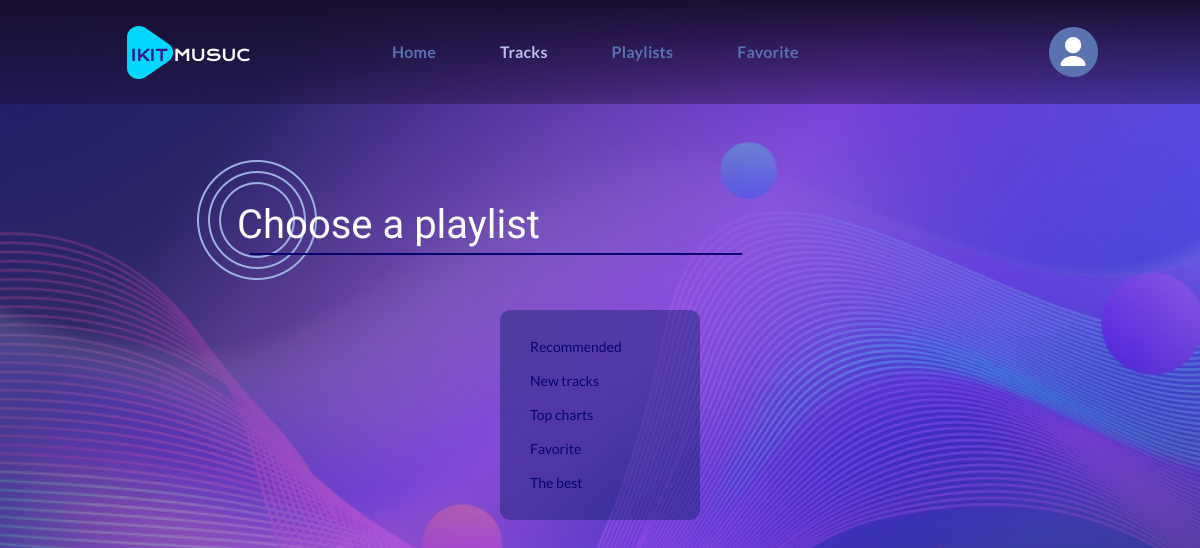
The app's page /add_track/2, older data.
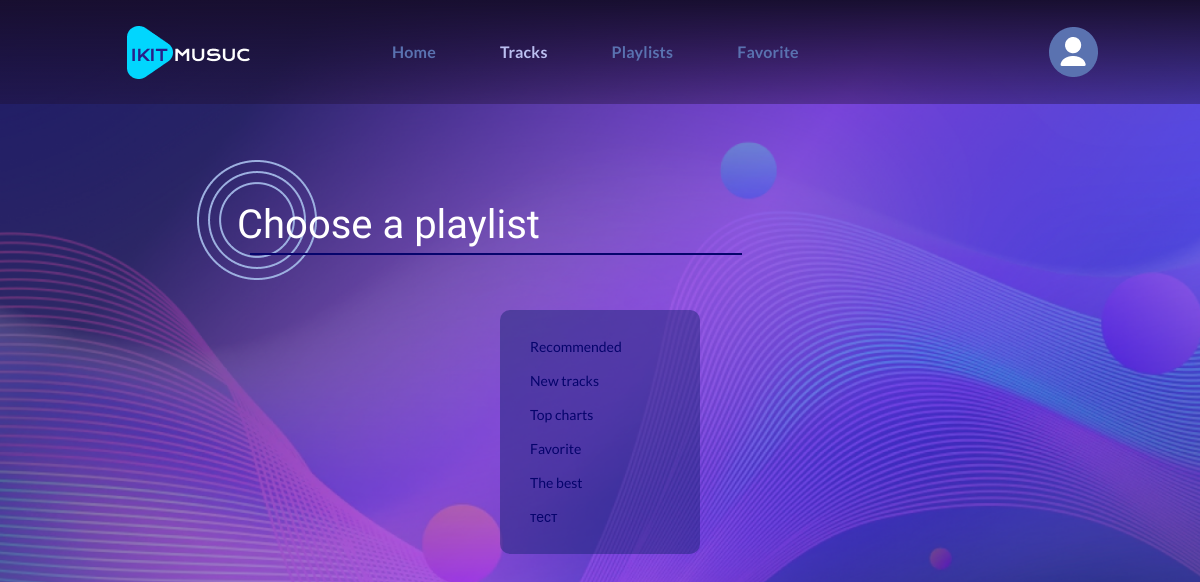
The same page, newer data.
### music/models.py (models this page shows, shortened)
class Playlist(models.Model):
    name = models.CharField(max_length=255, null=True)
    cover = models.ImageField(upload_to="photos/%Y/%m/%d/",
                              default="photos/2022/11/07/cover.png")
    description = models.CharField(max_length=500, null=True, blank=True)
    is_default = models.BooleanField(default=False)
    compositions = models.ManyToManyField(Composition,
                                          through='PlaylistsCompositions')

### music/views.py (the view)
# urls.py: path('add_track/<int:track_id>', choose_playlist, name="choose"),
def choose_playlist(request, track_id):
    playlists = Playlist.objects.all()
    track = Composition.objects.get(id=track_id)
    add_to_favorite()
    context = {
        'playlists': playlists,
        "track": track,
    }
    return render(request, "music/choose.html", context)

### music/functions.py (called while the page is built)
def add_to_favorite():
    playlist = Playlist.objects.get(id=5)
    connects = PlaylistsCompositions.objects.filter(playlist=playlist)
    for connect in PlaylistsCompositions.objects.all():
        composition = connect.composition
        if connect in connects:
            composition.is_liked = True
        else:
            composition.is_liked = False
        composition.save()

### music/templates/music/choose.html (shortened to what this page needs)
{% load static %}
<!DOCTYPE html>
<html lang="en">
<head>
    <link rel="stylesheet"
          href="{% static 'music/css/tracks.css' %}">
</head>
<body>
<div class="wrapper">
    <header class="header">
        <div class="header__container container">
            <a href="{% url 'home' %}" class="header__logo">
                <img src="{% static 'music/img/logo.png' %}" alt="IKIT music">
            </a>
            <nav class="header__menu menu">
                <ul class="menu__list">
                    <li>
                        <a href="{% url 'home' %}" class="menu__link">Home</a>
                    </li>
                    <li>
                        <a href="{% url 'tracks' %}"
                           class="menu__link current__item">Tracks</a>
                    </li>
                    <li>
                        <a href="{% url 'home' %}" class="menu__link ">Playlists</a>
                    </li>
                    <li>
                        <a href="{% url 'playlist' 5 %}" class="menu__link">Favorite</a>
                    </li>
                </ul>
            </nav>
            <a href="#" class="header__user">
                <img src="{% static 'music/img/user.png' %}" alt="profile">
            </a>
        </div>
    </header>
    <main class="page">
        <section class="page__main-block main-block">
            <div class="main-block__container container">
                <div class="main-block__body">
                    <h1 class="main-block__title">
                        Choose a playlist
                    </h1>
                    <div class="playlists">
                        <div class="playlists_container">
                            {% for pl in playlists %}
                            <div class="list-item">
                                <a href="{% url 'add' track.pk pl.pk %}"
                                   class="list-link">
                                    {{ pl.name }}
                                </a>
                            </div>
                            {% endfor %}
                        </div>
                    </div>
                </div>
            </div>
        </section>
    </main>
</body>
</html>

Row changes from the older to the newer data that the page shows:
added Playlist: name "тест"
